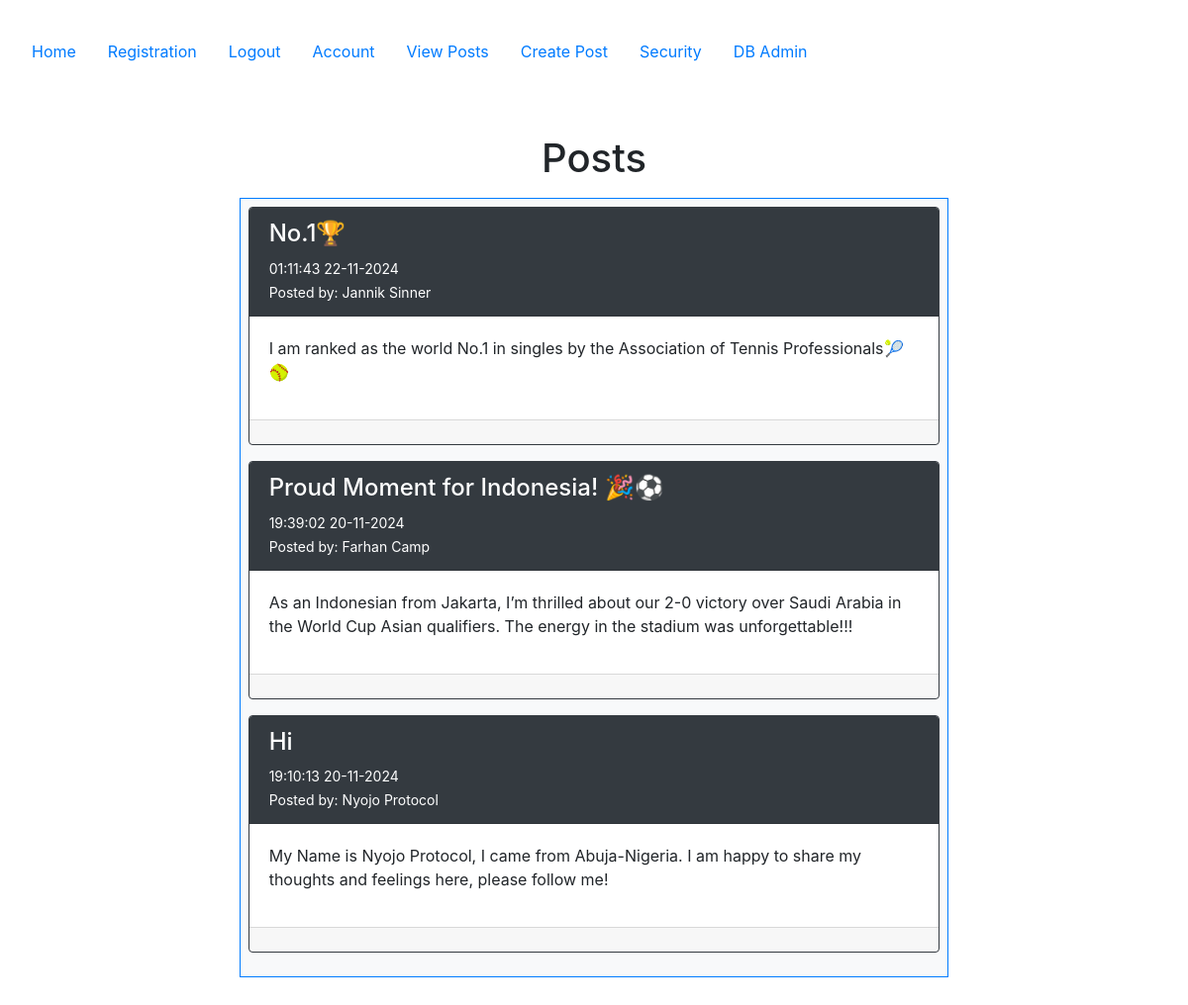
The app's page /posts (signed in) with its own data.
### config.py (models this page shows, shortened)
class Post(db.Model):
   __tablename__ = 'posts'
   id = db.Column(db.Integer, primary_key=True)
   userid = db.Column(db.Integer, db.ForeignKey('users.id'))
   created = db.Column(db.DateTime, nullable=False, default=datetime.utcnow)
   title = db.Column(db.Text, nullable=False)
   body = db.Column(db.Text, nullable=False)
   user = db.relationship("User", back_populates="posts")

class User(db.Model, UserMixin):
    __tablename__ = 'users'
    id = db.Column(db.Integer, primary_key=True)
    email = db.Column(db.String(100), nullable=False, unique=True)
    password = db.Column(db.String(100), nullable=False)
    firstname = db.Column(db.String(100), nullable=False)
    lastname = db.Column(db.String(100), nullable=False)
    phone = db.Column(db.String(100), nullable=False)
    mfa_key = db.Column(db.String(32), nullable=False, default='')  # Store MFA key
    mfa_enabled = db.Column(db.Boolean, nullable=False, default=False)  # Track if MFA is enabled
    role = db.Column(db.String(50), nullable=False, default='end_user')
    posts = db.relationship("Post", order_by=Post.id, back_populates="user")
    log = db.relationship("Log", uselist=False, back_populates="user")

### posts/views.py (the view)
@posts_bp.route('/posts')
@login_required
def posts():
    if current_user.role in ['db_admin', 'sec_admin']:
        abort(403)
    all_posts = Post.query.order_by(desc('id')).all()
    return render_template('posts/posts.html', posts=all_posts)

### app.py (called while the page is built)
@login_manager.user_loader
def load_user(user_id):
    return User.query.get(int(user_id))

@app.before_request
def restrict_access():
    if not current_user.is_authenticated:
        restricted_routes_anonymous = [
            'accounts.account', 'posts.posts', 'posts.create',
            'posts.update', 'posts.delete', 'accounts.logout', 'security.security'
        ]
        if request.endpoint in restricted_routes_anonymous:
            flash("You must be logged in to access this page.", "danger")
            return redirect(url_for('accounts.login'))

### templates/posts/posts.html (shortened to what this page needs)
{% extends "base.html" %}
{% block content %}
    <div class="container">
        <h1>Posts</h1>
        <div class="p-2 row">
            <div class="col-2"></div>
            <div class="col-8">
                <div class="p-2 bg-light border border-primary" style="text-align: left">
                    {% for post in posts %}
                        <div class="card border border-dark mb-3">
                            <div class="card-header bg-dark text-white">
                                <h4>{{ post.title }}</h4>
                                <small>{{ post.created.strftime('%H:%M:%S %d-%m-%Y') }}</small>
                                <br>
                                <small>
                                    Posted by: {{ post.user.firstname }} {{ post.user.lastname }}
                                </small>
                            </div>
                            <div class="card-body">
                                <p>{{ post.body }}</p>
                            </div>
                            <div class="card-footer">
                            </div>
                        </div>
                    {% else %}
                        <div class="alert alert-warning text-center">
                            <strong>No posts available. Be the first to create one!</strong>
                        </div>
                    {% endfor %}
                </div>
            </div>
            <div class="col-2"></div>
        </div>
    </div>
{% endblock %}

### templates/base.html (shortened to what this page needs)
<!DOCTYPE html>
<html lang="en">
<head>
    <link rel="stylesheet" href="https://cdn.jsdelivr.net/npm/bootstrap@4.6.2/dist/css/bootstrap.min.css">
</head>
<body>
<section class="container-fluid p-3 my-3">
    <nav class="nav nav-pills flex-column flex-sm-row">
        <a class="nav-item nav-link" href="{{ url_for('index') }}">Home</a>
        <a class="nav-item nav-link" href="{{ url_for('accounts.registration') }}">Registration</a>
        {% if current_user.is_authenticated %}
            <a class="nav-item nav-link" href="{{ url_for('accounts.logout') }}">Logout</a>
        {% else %}
            <a class="nav-item nav-link" href="{{ url_for('accounts.login') }}">Login</a>
        {% endif %}
        <a class="nav-item nav-link" href="{{ url_for('accounts.account') }}">Account</a>
        <a class="nav-item nav-link" href="{{ url_for('posts.posts') }}">View Posts</a>
        <a class="nav-item nav-link" href="{{ url_for('posts.create') }}">Create Post</a>
        <a class="nav-item nav-link" href="{{ url_for('security.security') }}">Security</a>
        <a class="nav-item nav-link" href="http://127.0.0.1:5000/admin">DB Admin</a>
    </nav>
    <div class="container-fluid p-3 my-5 text-center">
        {% block content %}{% endblock %}
    </div>
</section>
</body>
</html>

### records on screen
Post: title "No.1🏆", created "01:11:43 22-11-2024", user.firstname "Jannik", user.lastname "Sinner", body "I am ranked as the world No.1 in singles by the Association of Tennis Professionals🎾🥎"
Post: title "Proud Moment for Indonesia! 🎉⚽", created "19:39:02 20-11-2024", user.firstname "Farhan", user.lastname "Camp", body "As an Indonesian from Jakarta, I’m thrilled about our 2-0 victory over Saudi Arabia in the World Cup Asian qualifiers. The energy in the stadium was unforgettable!!!"
Post: title "Hi", created "19:10:13 20-11-2024", user.firstname "Nyojo", user.lastname "Protocol", body "My Name is Nyojo Protocol, I came from Abuja-Nigeria. I am happy to share my thoughts and feelings here, please follow me!"
